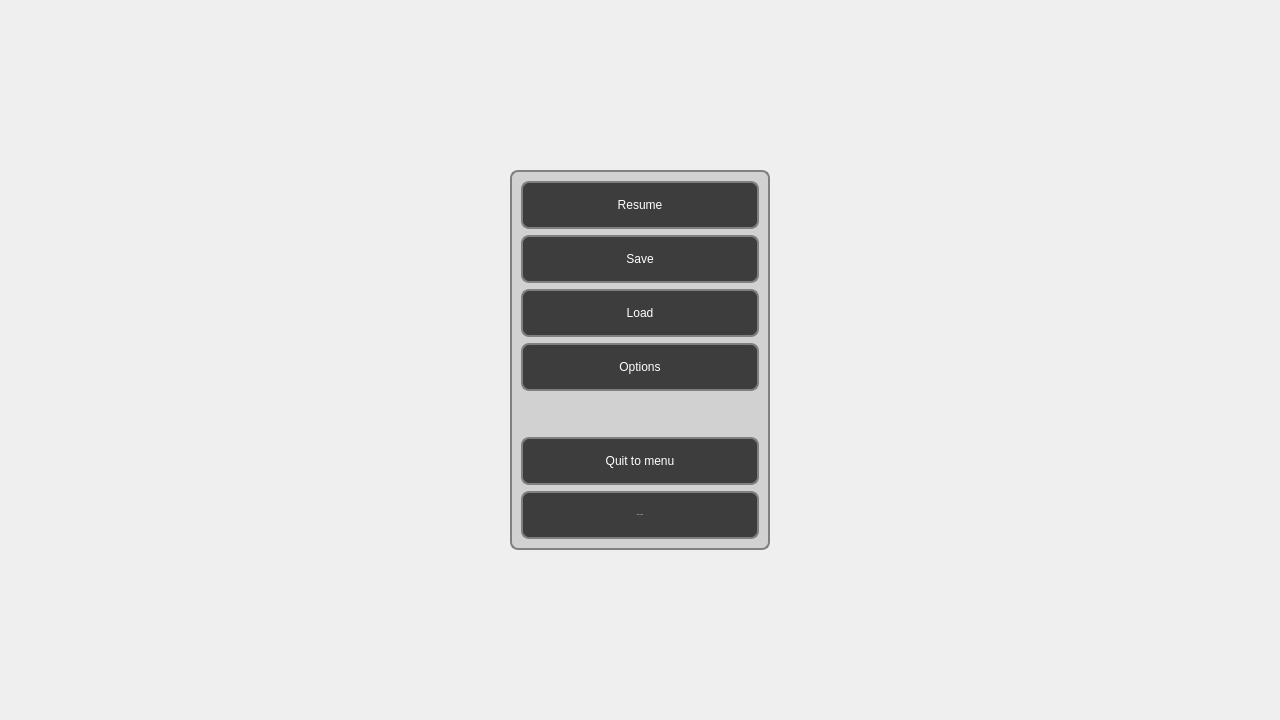
<?xml version="1.0" encoding="UTF-8"?>
<ui version="4.0">
 <class>OSD</class>
 <widget class="QWidget" name="OSD">
  <property name="geometry">
   <rect>
    <x>0</x>
    <y>0</y>
    <width>1280</width>
    <height>720</height>
   </rect>
  </property>
  <property name="sizePolicy">
   <sizepolicy hsizetype="Preferred" vsizetype="Preferred">
    <horstretch>0</horstretch>
    <verstretch>0</verstretch>
   </sizepolicy>
  </property>
  <property name="windowTitle">
   <string>Form</string>
  </property>
  <property name="layoutDirection">
   <enum>Qt::LeftToRight</enum>
  </property>
  <property name="autoFillBackground">
   <bool>false</bool>
  </property>
  <layout class="QGridLayout" name="gridLayout_2">
   <item row="1" column="1">
    <widget class="QStackedWidget" name="stackedWidget">
     <property name="sizePolicy">
      <sizepolicy hsizetype="Preferred" vsizetype="Expanding">
       <horstretch>0</horstretch>
       <verstretch>0</verstretch>
      </sizepolicy>
     </property>
     <widget class="QWidget" name="page">
      <layout class="QGridLayout" name="gridLayout_3">
       <item row="0" column="0">
        <widget class="QFrame" name="pauseMenu">
         <property name="sizePolicy">
          <sizepolicy hsizetype="Fixed" vsizetype="Fixed">
           <horstretch>0</horstretch>
           <verstretch>0</verstretch>
          </sizepolicy>
         </property>
         <property name="minimumSize">
          <size>
           <width>260</width>
           <height>380</height>
          </size>
         </property>
         <property name="font">
          <font>
           <family>Leelawadee UI</family>
           <pointsize>20</pointsize>
          </font>
         </property>
         <property name="styleSheet">
          <string notr="true">QObject{
border: 2px solid gray;
background:  rgb(0,0,0,180);
border-radius: 8px;
}

QFrame{
background-color: rgb(0,0,0,32);
}

QPushButton{
font: 18px &quot;Leelawadee UI&quot;;
text-align:center;
color: white;
}
QPushButton:hover{
border-color: Tomato;
}
QPushButton:pressed{
border-color: Black;
}</string>
         </property>
         <property name="frameShape">
          <enum>QFrame::StyledPanel</enum>
         </property>
         <property name="frameShadow">
          <enum>QFrame::Raised</enum>
         </property>
         <layout class="QGridLayout" name="gridLayout">
          <item row="1" column="0">
           <widget class="QPushButton" name="saveButton">
            <property name="sizePolicy">
             <sizepolicy hsizetype="Minimum" vsizetype="Minimum">
              <horstretch>0</horstretch>
              <verstretch>0</verstretch>
             </sizepolicy>
            </property>
            <property name="text">
             <string>Save</string>
            </property>
           </widget>
          </item>
          <item row="3" column="0">
           <widget class="QPushButton" name="optionsButton">
            <property name="sizePolicy">
             <sizepolicy hsizetype="Minimum" vsizetype="Minimum">
              <horstretch>0</horstretch>
              <verstretch>0</verstretch>
             </sizepolicy>
            </property>
            <property name="styleSheet">
             <string notr="true"/>
            </property>
            <property name="text">
             <string>Options</string>
            </property>
           </widget>
          </item>
          <item row="5" column="0">
           <widget class="QPushButton" name="exitToMenuButton">
            <property name="sizePolicy">
             <sizepolicy hsizetype="Minimum" vsizetype="Minimum">
              <horstretch>0</horstretch>
              <verstretch>0</verstretch>
             </sizepolicy>
            </property>
            <property name="text">
             <string>Quit to menu</string>
            </property>
           </widget>
          </item>
          <item row="6" column="0">
           <widget class="QPushButton" name="exitToSystemButton">
            <property name="sizePolicy">
             <sizepolicy hsizetype="Minimum" vsizetype="Minimum">
              <horstretch>0</horstretch>
              <verstretch>0</verstretch>
             </sizepolicy>
            </property>
            <property name="font">
             <font>
              <family>Leelawadee UI</family>
              <pointsize>-1</pointsize>
              <weight>50</weight>
              <italic>false</italic>
              <bold>false</bold>
             </font>
            </property>
            <property name="text">
             <string>Quit to system</string>
            </property>
           </widget>
          </item>
          <item row="0" column="0">
           <widget class="QPushButton" name="resumeButton">
            <property name="sizePolicy">
             <sizepolicy hsizetype="Minimum" vsizetype="Minimum">
              <horstretch>0</horstretch>
              <verstretch>0</verstretch>
             </sizepolicy>
            </property>
            <property name="autoFillBackground">
             <bool>false</bool>
            </property>
            <property name="text">
             <string>Resume</string>
            </property>
            <property name="checkable">
             <bool>false</bool>
            </property>
            <property name="checked">
             <bool>false</bool>
            </property>
            <property name="autoRepeat">
             <bool>false</bool>
            </property>
           </widget>
          </item>
          <item row="4" column="0">
           <spacer name="verticalSpacer">
            <property name="orientation">
             <enum>Qt::Vertical</enum>
            </property>
            <property name="sizeType">
             <enum>QSizePolicy::Minimum</enum>
            </property>
            <property name="sizeHint" stdset="0">
             <size>
              <width>20</width>
              <height>40</height>
             </size>
            </property>
           </spacer>
          </item>
          <item row="2" column="0">
           <widget class="QPushButton" name="loadButton">
            <property name="sizePolicy">
             <sizepolicy hsizetype="Minimum" vsizetype="Minimum">
              <horstretch>0</horstretch>
              <verstretch>0</verstretch>
             </sizepolicy>
            </property>
            <property name="text">
             <string>Load</string>
            </property>
           </widget>
          </item>
         </layout>
        </widget>
       </item>
      </layout>
     </widget>
     <widget class="QWidget" name="page_2"/>
    </widget>
   </item>
   <item row="1" column="0">
    <spacer name="horizontalSpacer">
     <property name="orientation">
      <enum>Qt::Horizontal</enum>
     </property>
     <property name="sizeHint" stdset="0">
      <size>
       <width>40</width>
       <height>20</height>
      </size>
     </property>
    </spacer>
   </item>
   <item row="1" column="2">
    <spacer name="horizontalSpacer_2">
     <property name="orientation">
      <enum>Qt::Horizontal</enum>
     </property>
     <property name="sizeHint" stdset="0">
      <size>
       <width>40</width>
       <height>20</height>
      </size>
     </property>
    </spacer>
   </item>
   <item row="2" column="1">
    <spacer name="verticalSpacer_2">
     <property name="orientation">
      <enum>Qt::Vertical</enum>
     </property>
     <property name="sizeHint" stdset="0">
      <size>
       <width>20</width>
       <height>40</height>
      </size>
     </property>
    </spacer>
   </item>
   <item row="0" column="1">
    <spacer name="verticalSpacer_3">
     <property name="orientation">
      <enum>Qt::Vertical</enum>
     </property>
     <property name="sizeHint" stdset="0">
      <size>
       <width>20</width>
       <height>40</height>
      </size>
     </property>
    </spacer>
   </item>
  </layout>
 </widget>
 <resources/>
 <connections/>
</ui>
